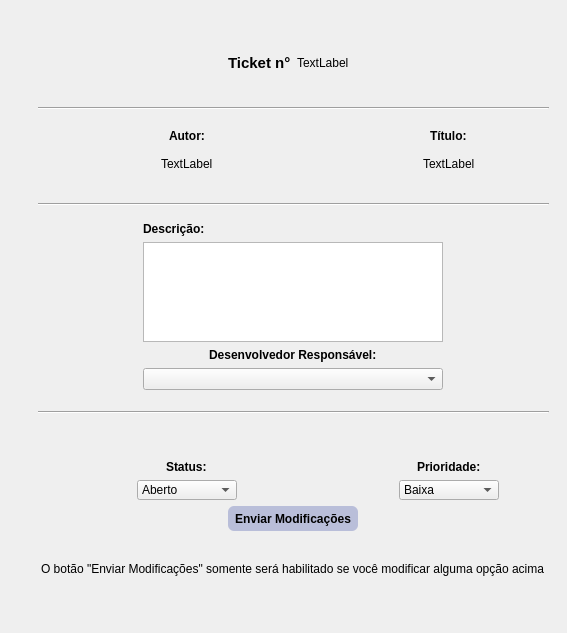
               <widget class="QWidget" name="scrollAreaWidgetContents_3">
                <property name="geometry">
                 <rect>
                  <x>0</x>
                  <y>0</y>
                  <width>567</width>
                  <height>633</height>
                 </rect>
                </property>
                <layout class="QGridLayout" name="gridLayout_61">
                 <item row="13" column="1">
                  <layout class="QGridLayout" name="gridLayout_56">
                   <item row="0" column="0">
                    <layout class="QGridLayout" name="gridLayout_65">
                     <item row="0" column="0" alignment="Qt::AlignHCenter|Qt::AlignBottom">
                      <widget class="QLabel" name="label_16">
                       <property name="styleSheet">
                        <string notr="true">font-size: 12px;
font-weight: bold;</string>
                       </property>
                       <property name="text">
                        <string>Status:</string>
                       </property>
                      </widget>
                     </item>
                     <item row="1" column="0">
                      <layout class="QGridLayout" name="gridLayout_66">
                       <item row="0" column="0">
                        <widget class="QComboBox" name="combo_statusedit">
                         <property name="minimumSize">
                          <size>
                           <width>100</width>
                           <height>20</height>
                          </size>
                         </property>
                         <property name="maximumSize">
                          <size>
                           <width>100</width>
                           <height>20</height>
                          </size>
                         </property>
                         <item>
                          <property name="text">
                           <string>Aberto</string>
                          </property>
                         </item>
                         <item>
                          <property name="text">
                           <string>Resolvido</string>
                          </property>
                         </item>
                        </widget>
                       </item>
                      </layout>
                     </item>
                    </layout>
                   </item>
                  </layout>
                 </item>
                 <item row="8" column="1">
                  <spacer name="verticalSpacer_6">
                   <property name="orientation">
                    <enum>Qt::Vertical</enum>
                   </property>
                   <property name="sizeType">
                    <enum>QSizePolicy::Fixed</enum>
                   </property>
                   <property name="sizeHint" stdset="0">
                    <size>
                     <width>20</width>
                     <height>10</height>
                    </size>
                   </property>
                  </spacer>
                 </item>
                 <item row="1" column="1" colspan="2">
                  <layout class="QGridLayout" name="gridLayout_55">
                   <item row="0" column="1" alignment="Qt::AlignLeft|Qt::AlignVCenter">
                    <widget class="QLabel" name="label_idedit">
                     <property name="text">
                      <string>TextLabel</string>
                     </property>
                    </widget>
                   </item>
                   <item row="0" column="0" alignment="Qt::AlignRight|Qt::AlignVCenter">
                    <widget class="QLabel" name="label_13">
                     <property name="styleSheet">
                      <string notr="true">font-size:15px;
font-weight:bold;</string>
                     </property>
                     <property name="text">
                      <string>Ticket n°</string>
                     </property>
                    </widget>
                   </item>
                  </layout>
                 </item>
                 <item row="0" column="0">
                  <spacer name="verticalSpacer_12">
                   <property name="orientation">
                    <enum>Qt::Vertical</enum>
                   </property>
                   <property name="sizeType">
                    <enum>QSizePolicy::Fixed</enum>
                   </property>
                   <property name="sizeHint" stdset="0">
                    <size>
                     <width>20</width>
                     <height>20</height>
                    </size>
                   </property>
                  </spacer>
                 </item>
                 <item row="13" column="2">
                  <layout class="QGridLayout" name="gridLayout_57">
                   <item row="0" column="0" alignment="Qt::AlignHCenter|Qt::AlignBottom">
                    <widget class="QLabel" name="label_17">
                     <property name="styleSheet">
                      <string notr="true">font-size: 12px;
font-weight: bold;</string>
                     </property>
                     <property name="text">
                      <string>Prioridade:</string>
                     </property>
                    </widget>
                   </item>
                   <item row="1" column="0">
                    <layout class="QGridLayout" name="gridLayout_64">
                     <item row="0" column="0">
                      <widget class="QComboBox" name="combo_prioridadeedit">
                       <property name="minimumSize">
                        <size>
                         <width>100</width>
                         <height>20</height>
                        </size>
                       </property>
                       <property name="maximumSize">
                        <size>
                         <width>100</width>
                         <height>20</height>
                        </size>
                       </property>
                       <item>
                        <property name="text">
                         <string>Baixa</string>
                        </property>
                       </item>
                       <item>
                        <property name="text">
                         <string>Media</string>
                        </property>
                       </item>
                       <item>
                        <property name="text">
                         <string>Alta</string>
                        </property>
                       </item>
                      </widget>
                     </item>
                    </layout>
                   </item>
                  </layout>
                 </item>
                 <item row="2" column="1">
                  <spacer name="verticalSpacer_9">
                   <property name="orientation">
                    <enum>Qt::Vertical</enum>
                   </property>
                   <property name="sizeType">
                    <enum>QSizePolicy::Fixed</enum>
                   </property>
                   <property name="sizeHint" stdset="0">
                    <size>
                     <width>20</width>
                     <height>5</height>
                    </size>
                   </property>
                  </spacer>
                 </item>
                 <item row="3" column="1" colspan="2">
                  <widget class="Line" name="line_5">
                   <property name="orientation">
                    <enum>Qt::Horizontal</enum>
                   </property>
                  </widget>
                 </item>
                 <item row="12" column="1">
                  <spacer name="verticalSpacer_5">
                   <property name="orientation">
                    <enum>Qt::Vertical</enum>
                   </property>
                   <property name="sizeType">
                    <enum>QSizePolicy::Fixed</enum>
                   </property>
                   <property name="sizeHint" stdset="0">
                    <size>
                     <width>20</width>
                     <height>15</height>
                    </size>
                   </property>
                  </spacer>
                 </item>
                 <item row="11" column="1" colspan="2">
                  <widget class="Line" name="line_8">
                   <property name="orientation">
                    <enum>Qt::Horizontal</enum>
                   </property>
                  </widget>
                 </item>
                 <item row="6" column="1">
                  <spacer name="verticalSpacer_7">
                   <property name="orientation">
                    <enum>Qt::Vertical</enum>
                   </property>
                   <property name="sizeType">
                    <enum>QSizePolicy::Fixed</enum>
                   </property>
                   <property name="sizeHint" stdset="0">
                    <size>
                     <width>20</width>
                     <height>10</height>
                    </size>
                   </property>
                  </spacer>
                 </item>
                 <item row="9" column="1" colspan="2">
                  <layout class="QGridLayout" name="gridLayout_50">
                   <item row="2" column="0">
                    <layout class="QGridLayout" name="gridLayout_62">
                     <item row="1" column="0" alignment="Qt::AlignHCenter|Qt::AlignTop">
                      <widget class="QLabel" name="label_19">
                       <property name="styleSheet">
                        <string notr="true">font-size: 12px;
font-weight: bold;</string>
                       </property>
                       <property name="text">
                        <string>Desenvolvedor Responsável:</string>
                       </property>
                      </widget>
                     </item>
                     <item row="0" column="0">
                      <widget class="QTextEdit" name="text_descricaoedit">
                       <property name="sizePolicy">
                        <sizepolicy hsizetype="Preferred" vsizetype="Fixed">
                         <horstretch>0</horstretch>
                         <verstretch>0</verstretch>
                        </sizepolicy>
                       </property>
                       <property name="maximumSize">
                        <size>
                         <width>16777215</width>
                         <height>100</height>
                        </size>
                       </property>
                      </widget>
                     </item>
                     <item row="2" column="0">
                      <widget class="QComboBox" name="combo_desenvolvedoredit">
                       <property name="maximumSize">
                        <size>
                         <width>300</width>
                         <height>25</height>
                        </size>
                       </property>
                      </widget>
                     </item>
                    </layout>
                   </item>
                   <item row="1" column="0">
                    <layout class="QGridLayout" name="gridLayout_63">
                     <item row="0" column="0" alignment="Qt::AlignLeft|Qt::AlignTop">
                      <widget class="QLabel" name="label_15">
                       <property name="styleSheet">
                        <string notr="true">font-size: 12px;
font-weight: bold;</string>
                       </property>
                       <property name="text">
                        <string>Descrição:</string>
                       </property>
                      </widget>
                     </item>
                    </layout>
                   </item>
                  </layout>
                 </item>
                 <item row="4" column="1">
                  <spacer name="verticalSpacer_8">
                   <property name="orientation">
                    <enum>Qt::Vertical</enum>
                   </property>
                   <property name="sizeType">
                    <enum>QSizePolicy::Fixed</enum>
                   </property>
                   <property name="sizeHint" stdset="0">
                    <size>
                     <width>20</width>
                     <height>5</height>
                    </size>
                   </property>
                  </spacer>
                 </item>
                 <item row="14" column="1" colspan="2">
                  <layout class="QGridLayout" name="gridLayout_67">
                   <item row="0" column="0">
                    <widget class="QPushButton" name="button_enviaredit">
                     <property name="minimumSize">
                      <size>
                       <width>130</width>
                       <height>25</height>
                      </size>
                     </property>
                     <property name="maximumSize">
                      <size>
                       <width>130</width>
                       <height>25</height>
                      </size>
                     </property>
                     <property name="cursor">
                      <cursorShape>PointingHandCursor</cursorShape>
                     </property>
                     <property name="styleSheet">
                      <string notr="true">QPushButton{
	background-color: rgb(185, 190, 217);
	color: black;
	font-weight: 700;
	border-radius: 6px;
}
QPushButton:hover{
	background-color:  rgb(0, 170, 255);
}</string>
                     </property>
                     <property name="text">
                      <string>Enviar Modificações</string>
                     </property>
                    </widget>
                   </item>
                  </layout>
                 </item>
                 <item row="15" column="1" colspan="2">
                  <layout class="QGridLayout" name="gridLayout_43">
                   <item row="0" column="0" alignment="Qt::AlignHCenter|Qt::AlignVCenter">
                    <widget class="QLabel" name="label_18">
                     <property name="text">
                      <string>O botão &quot;Enviar Modificações&quot; somente será habilitado se você modificar alguma opção acima</string>
                     </property>
                    </widget>
                   </item>
                  </layout>
                 </item>
                 <item row="5" column="2">
                  <layout class="QGridLayout" name="gridLayout_54">
                   <item row="1" column="0">
                    <layout class="QGridLayout" name="gridLayout_60">
                     <item row="0" column="0" alignment="Qt::AlignHCenter|Qt::AlignVCenter">
                      <widget class="QLabel" name="label_14">
                       <property name="styleSheet">
                        <string notr="true">font-size: 12px;
font-weight: bold;</string>
                       </property>
                       <property name="text">
                        <string>Título:</string>
                       </property>
                      </widget>
                     </item>
                    </layout>
                   </item>
                   <item row="2" column="0">
                    <layout class="QGridLayout" name="gridLayout_59">
                     <item row="0" column="0" alignment="Qt::AlignHCenter|Qt::AlignTop">
                      <widget class="QLabel" name="label_tituloedit">
                       <property name="text">
                        <string>TextLabel</string>
                       </property>
                      </widget>
                     </item>
                    </layout>
                   </item>
                  </layout>
                 </item>
                 <item row="16" column="1">
                  <spacer name="verticalSpacer_10">
                   <property name="orientation">
                    <enum>Qt::Vertical</enum>
                   </property>
                   <property name="sizeType">
                    <enum>QSizePolicy::Fixed</enum>
                   </property>
                   <property name="sizeHint" stdset="0">
                    <size>
                     <width>20</width>
                     <height>20</height>
                    </size>
                   </property>
                  </spacer>
                 </item>
                 <item row="10" column="1">
                  <spacer name="verticalSpacer_11">
                   <property name="orientation">
                    <enum>Qt::Vertical</enum>
                   </property>
                   <property name="sizeType">
                    <enum>QSizePolicy::Fixed</enum>
                   </property>
                   <property name="sizeHint" stdset="0">
                    <size>
                     <width>20</width>
                     <height>15</height>
                    </size>
                   </property>
                  </spacer>
                 </item>
                 <item row="5" column="1">
                  <layout class="QGridLayout" name="gridLayout_52">
                   <item row="0" column="0">
                    <layout class="QGridLayout" name="gridLayout_58">
                     <item row="0" column="0" alignment="Qt::AlignHCenter|Qt::AlignVCenter">
                      <widget class="QLabel" name="label_12">
                       <property name="styleSheet">
                        <string notr="true">font-size: 12px;
font-weight: bold;</string>
                       </property>
                       <property name="text">
                        <string>Autor:</string>
                       </property>
                      </widget>
                     </item>
                    </layout>
                   </item>
                   <item row="2" column="0">
                    <layout class="QGridLayout" name="gridLayout_53">
                     <item row="0" column="0" alignment="Qt::AlignHCenter|Qt::AlignTop">
                      <widget class="QLabel" name="label_autoredit">
                       <property name="text">
                        <string>TextLabel</string>
                       </property>
                      </widget>
                     </item>
                    </layout>
                   </item>
                  </layout>
                 </item>
                 <item row="7" column="1" colspan="2">
                  <widget class="Line" name="line_4">
                   <property name="orientation">
                    <enum>Qt::Horizontal</enum>
                   </property>
                  </widget>
                 </item>
                </layout>
               </widget>
